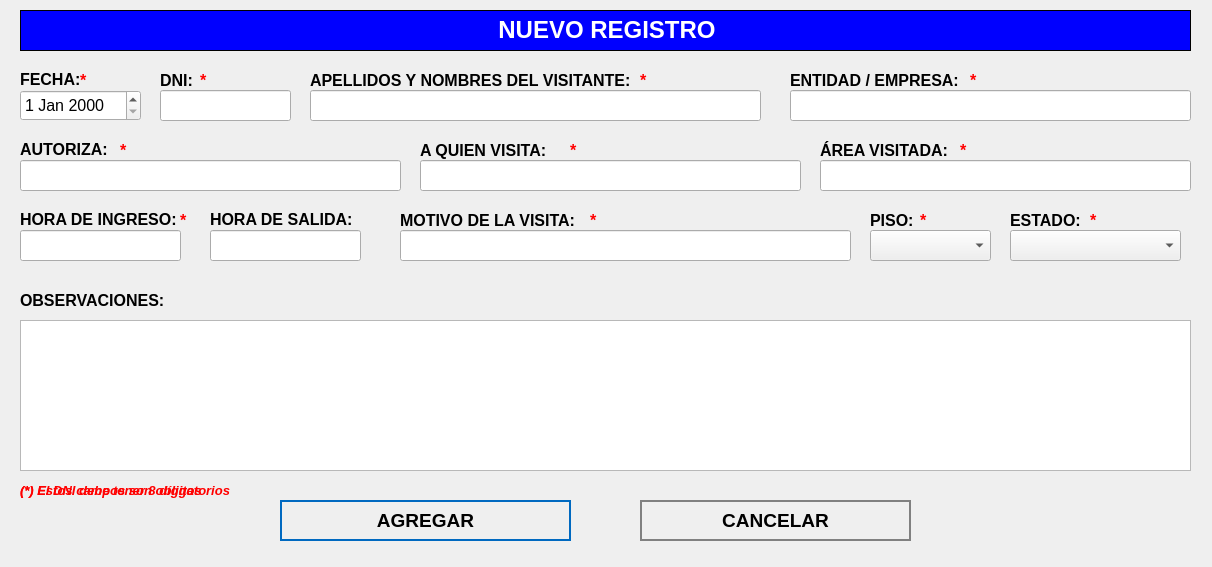
<?xml version="1.0" encoding="UTF-8"?>
<ui version="4.0">
 <class>NewBook</class>
 <widget class="QWidget" name="NewBook">
  <property name="geometry">
   <rect>
    <x>0</x>
    <y>0</y>
    <width>1212</width>
    <height>567</height>
   </rect>
  </property>
  <property name="windowTitle">
   <string>Nuevo Registro</string>
  </property>
  <property name="styleSheet">
   <string notr="true">QPushButton
{	
	height: 2em;
 	border-style: solid;
	border-width: 2px;
 	border-color: grey;
	font-weight: bold;
}

QPushButton:hover
{
   	background-color:grey;
	color:white;
}</string>
  </property>
  <widget class="QLabel" name="label">
   <property name="geometry">
    <rect>
     <x>20</x>
     <y>10</y>
     <width>1171</width>
     <height>41</height>
    </rect>
   </property>
   <property name="font">
    <font>
     <underline>false</underline>
    </font>
   </property>
   <property name="autoFillBackground">
    <bool>false</bool>
   </property>
   <property name="styleSheet">
    <string notr="true">background-color: blue;</string>
   </property>
   <property name="frameShape">
    <enum>QFrame::Box</enum>
   </property>
   <property name="text">
    <string>&lt;html&gt;&lt;head/&gt;&lt;body&gt;&lt;p align=&quot;center&quot;&gt;&lt;span style=&quot; font-size:18pt; font-weight:600; color:#ffffff;&quot;&gt;NUEVO REGISTRO&lt;/span&gt;&lt;/p&gt;&lt;/body&gt;&lt;/html&gt;</string>
   </property>
  </widget>
  <widget class="QLabel" name="label_autoriza">
   <property name="geometry">
    <rect>
     <x>20</x>
     <y>140</y>
     <width>101</width>
     <height>16</height>
    </rect>
   </property>
   <property name="text">
    <string>&lt;html&gt;&lt;head/&gt;&lt;body&gt;&lt;p&gt;&lt;span style=&quot; font-size:12pt; font-weight:600;&quot;&gt;AUTORIZA:&lt;/span&gt;&lt;/p&gt;&lt;/body&gt;&lt;/html&gt;</string>
   </property>
  </widget>
  <widget class="QLineEdit" name="titleLineEdit">
   <property name="geometry">
    <rect>
     <x>20</x>
     <y>160</y>
     <width>381</width>
     <height>31</height>
    </rect>
   </property>
   <property name="font">
    <font>
     <pointsize>12</pointsize>
    </font>
   </property>
  </widget>
  <widget class="QLineEdit" name="categoryLineEdit">
   <property name="geometry">
    <rect>
     <x>420</x>
     <y>160</y>
     <width>381</width>
     <height>31</height>
    </rect>
   </property>
   <property name="font">
    <font>
     <pointsize>12</pointsize>
    </font>
   </property>
  </widget>
  <widget class="QTextEdit" name="descriptionTextedit">
   <property name="geometry">
    <rect>
     <x>20</x>
     <y>320</y>
     <width>1171</width>
     <height>151</height>
    </rect>
   </property>
   <property name="font">
    <font>
     <pointsize>12</pointsize>
    </font>
   </property>
  </widget>
  <widget class="QPushButton" name="addButton">
   <property name="geometry">
    <rect>
     <x>280</x>
     <y>500</y>
     <width>291</width>
     <height>41</height>
    </rect>
   </property>
   <property name="font">
    <font>
     <pointsize>14</pointsize>
     <weight>75</weight>
     <bold>true</bold>
    </font>
   </property>
   <property name="cursor">
    <cursorShape>PointingHandCursor</cursorShape>
   </property>
   <property name="styleSheet">
    <string notr="true">QPushButton
{	
	height: 2em;
 	border-style: solid;
	border-width: 2px;
 	border-color: #0069c0;
	font-weight: bold;
}

QPushButton:hover
{
   	background-color:#0069c0;
	color:white;
}</string>
   </property>
   <property name="text">
    <string>AGREGAR</string>
   </property>
   <property name="icon">
    <iconset>
     <normaloff>../assets/icons/add-icon.png</normaloff>../assets/icons/add-icon.png</iconset>
   </property>
   <property name="iconSize">
    <size>
     <width>30</width>
     <height>30</height>
    </size>
   </property>
   <property name="autoDefault">
    <bool>true</bool>
   </property>
   <property name="default">
    <bool>true</bool>
   </property>
   <property name="flat">
    <bool>true</bool>
   </property>
  </widget>
  <widget class="QPushButton" name="cancelButton">
   <property name="geometry">
    <rect>
     <x>640</x>
     <y>500</y>
     <width>271</width>
     <height>41</height>
    </rect>
   </property>
   <property name="font">
    <font>
     <pointsize>14</pointsize>
     <weight>75</weight>
     <bold>true</bold>
    </font>
   </property>
   <property name="cursor">
    <cursorShape>PointingHandCursor</cursorShape>
   </property>
   <property name="styleSheet">
    <string notr="true">QPushButton
{	
	height: 2em;
 	border-style: solid;
	border-width: 2px;
 	border-color: grey;
	font-weight: bold;
}

QPushButton:hover
{
   	background-color:grey;
	color:white;
}</string>
   </property>
   <property name="text">
    <string>CANCELAR</string>
   </property>
   <property name="icon">
    <iconset>
     <normaloff>../assets/icons/cancel-icon.png</normaloff>../assets/icons/cancel-icon.png</iconset>
   </property>
   <property name="iconSize">
    <size>
     <width>30</width>
     <height>30</height>
    </size>
   </property>
   <property name="autoDefault">
    <bool>true</bool>
   </property>
   <property name="default">
    <bool>true</bool>
   </property>
   <property name="flat">
    <bool>true</bool>
   </property>
  </widget>
  <widget class="QLabel" name="label_aquienVisita">
   <property name="geometry">
    <rect>
     <x>420</x>
     <y>140</y>
     <width>191</width>
     <height>21</height>
    </rect>
   </property>
   <property name="text">
    <string>&lt;html&gt;&lt;head/&gt;&lt;body&gt;&lt;p&gt;&lt;span style=&quot; font-size:12pt; font-weight:600;&quot;&gt;A QUIEN VISITA:&lt;/span&gt;&lt;/p&gt;&lt;/body&gt;&lt;/html&gt;</string>
   </property>
  </widget>
  <widget class="QDateEdit" name="dateEditNuevo">
   <property name="geometry">
    <rect>
     <x>20</x>
     <y>90</y>
     <width>121</width>
     <height>31</height>
    </rect>
   </property>
   <property name="font">
    <font>
     <pointsize>12</pointsize>
    </font>
   </property>
  </widget>
  <widget class="QLabel" name="label_area">
   <property name="geometry">
    <rect>
     <x>820</x>
     <y>140</y>
     <width>191</width>
     <height>21</height>
    </rect>
   </property>
   <property name="text">
    <string>&lt;html&gt;&lt;head/&gt;&lt;body&gt;&lt;p&gt;&lt;span style=&quot; font-size:12pt; font-weight:600;&quot;&gt;ÁREA VISITADA:&lt;/span&gt;&lt;/p&gt;&lt;/body&gt;&lt;/html&gt;</string>
   </property>
  </widget>
  <widget class="QLineEdit" name="nombreVisitanteLineEdit">
   <property name="geometry">
    <rect>
     <x>310</x>
     <y>90</y>
     <width>451</width>
     <height>31</height>
    </rect>
   </property>
   <property name="font">
    <font>
     <pointsize>12</pointsize>
    </font>
   </property>
  </widget>
  <widget class="QLabel" name="label_fecha">
   <property name="geometry">
    <rect>
     <x>20</x>
     <y>70</y>
     <width>101</width>
     <height>16</height>
    </rect>
   </property>
   <property name="text">
    <string>&lt;html&gt;&lt;head/&gt;&lt;body&gt;&lt;p&gt;&lt;span style=&quot; font-size:12pt; font-weight:600;&quot;&gt;FECHA:&lt;/span&gt;&lt;/p&gt;&lt;/body&gt;&lt;/html&gt;</string>
   </property>
  </widget>
  <widget class="QLabel" name="label_visitante">
   <property name="geometry">
    <rect>
     <x>310</x>
     <y>70</y>
     <width>341</width>
     <height>21</height>
    </rect>
   </property>
   <property name="text">
    <string>&lt;html&gt;&lt;head/&gt;&lt;body&gt;&lt;p&gt;&lt;span style=&quot; font-size:12pt; font-weight:600;&quot;&gt;APELLIDOS Y NOMBRES DEL VISITANTE:&lt;/span&gt;&lt;/p&gt;&lt;/body&gt;&lt;/html&gt;</string>
   </property>
  </widget>
  <widget class="QLabel" name="label_4">
   <property name="geometry">
    <rect>
     <x>20</x>
     <y>290</y>
     <width>151</width>
     <height>21</height>
    </rect>
   </property>
   <property name="text">
    <string>&lt;html&gt;&lt;head/&gt;&lt;body&gt;&lt;p&gt;&lt;span style=&quot; font-size:12pt; font-weight:600;&quot;&gt;OBSERVACIONES:&lt;/span&gt;&lt;/p&gt;&lt;/body&gt;&lt;/html&gt;</string>
   </property>
  </widget>
  <widget class="QLineEdit" name="categoryLineEditEntidadEmpresa">
   <property name="geometry">
    <rect>
     <x>790</x>
     <y>90</y>
     <width>401</width>
     <height>31</height>
    </rect>
   </property>
   <property name="font">
    <font>
     <pointsize>12</pointsize>
    </font>
   </property>
  </widget>
  <widget class="QLabel" name="label_entidad">
   <property name="geometry">
    <rect>
     <x>790</x>
     <y>70</y>
     <width>341</width>
     <height>21</height>
    </rect>
   </property>
   <property name="text">
    <string>&lt;html&gt;&lt;head/&gt;&lt;body&gt;&lt;p&gt;&lt;span style=&quot; font-size:12pt; font-weight:600;&quot;&gt;ENTIDAD / EMPRESA:&lt;/span&gt;&lt;/p&gt;&lt;/body&gt;&lt;/html&gt;</string>
   </property>
  </widget>
  <widget class="QLabel" name="label_horaIngreso">
   <property name="geometry">
    <rect>
     <x>20</x>
     <y>210</y>
     <width>171</width>
     <height>16</height>
    </rect>
   </property>
   <property name="text">
    <string>&lt;html&gt;&lt;head/&gt;&lt;body&gt;&lt;p&gt;&lt;span style=&quot; font-size:12pt; font-weight:600;&quot;&gt;HORA DE INGRESO:&lt;/span&gt;&lt;/p&gt;&lt;/body&gt;&lt;/html&gt;</string>
   </property>
  </widget>
  <widget class="QLabel" name="label_horaSalida">
   <property name="geometry">
    <rect>
     <x>210</x>
     <y>210</y>
     <width>171</width>
     <height>16</height>
    </rect>
   </property>
   <property name="text">
    <string>&lt;html&gt;&lt;head/&gt;&lt;body&gt;&lt;p&gt;&lt;span style=&quot; font-size:12pt; font-weight:600;&quot;&gt;HORA DE SALIDA:&lt;/span&gt;&lt;/p&gt;&lt;/body&gt;&lt;/html&gt;</string>
   </property>
  </widget>
  <widget class="QLabel" name="label_motivoVisita">
   <property name="geometry">
    <rect>
     <x>400</x>
     <y>210</y>
     <width>341</width>
     <height>21</height>
    </rect>
   </property>
   <property name="text">
    <string>&lt;html&gt;&lt;head/&gt;&lt;body&gt;&lt;p&gt;&lt;span style=&quot; font-size:12pt; font-weight:600;&quot;&gt;MOTIVO DE LA VISITA:&lt;/span&gt;&lt;/p&gt;&lt;/body&gt;&lt;/html&gt;</string>
   </property>
  </widget>
  <widget class="QLineEdit" name="dniLineEdit">
   <property name="geometry">
    <rect>
     <x>160</x>
     <y>90</y>
     <width>131</width>
     <height>31</height>
    </rect>
   </property>
   <property name="font">
    <font>
     <pointsize>12</pointsize>
    </font>
   </property>
  </widget>
  <widget class="QLabel" name="label_dni">
   <property name="geometry">
    <rect>
     <x>160</x>
     <y>70</y>
     <width>91</width>
     <height>21</height>
    </rect>
   </property>
   <property name="text">
    <string>&lt;html&gt;&lt;head/&gt;&lt;body&gt;&lt;p&gt;&lt;span style=&quot; font-size:12pt; font-weight:600;&quot;&gt;DNI:&lt;/span&gt;&lt;/p&gt;&lt;/body&gt;&lt;/html&gt;</string>
   </property>
  </widget>
  <widget class="QLabel" name="label_piso">
   <property name="geometry">
    <rect>
     <x>870</x>
     <y>210</y>
     <width>51</width>
     <height>21</height>
    </rect>
   </property>
   <property name="text">
    <string>&lt;html&gt;&lt;head/&gt;&lt;body&gt;&lt;p&gt;&lt;span style=&quot; font-size:12pt; font-weight:600;&quot;&gt;PISO:&lt;/span&gt;&lt;/p&gt;&lt;/body&gt;&lt;/html&gt;</string>
   </property>
  </widget>
  <widget class="QComboBox" name="comboBoxPiso">
   <property name="geometry">
    <rect>
     <x>870</x>
     <y>230</y>
     <width>121</width>
     <height>31</height>
    </rect>
   </property>
   <property name="font">
    <font>
     <pointsize>12</pointsize>
    </font>
   </property>
   <property name="editable">
    <bool>false</bool>
   </property>
  </widget>
  <widget class="QLabel" name="label_estado">
   <property name="geometry">
    <rect>
     <x>1010</x>
     <y>210</y>
     <width>71</width>
     <height>21</height>
    </rect>
   </property>
   <property name="text">
    <string>&lt;html&gt;&lt;head/&gt;&lt;body&gt;&lt;p&gt;&lt;span style=&quot; font-size:12pt; font-weight:600;&quot;&gt;ESTADO:&lt;/span&gt;&lt;/p&gt;&lt;/body&gt;&lt;/html&gt;</string>
   </property>
  </widget>
  <widget class="QLineEdit" name="horaIngresoLineEdit">
   <property name="geometry">
    <rect>
     <x>20</x>
     <y>230</y>
     <width>161</width>
     <height>31</height>
    </rect>
   </property>
   <property name="font">
    <font>
     <pointsize>12</pointsize>
    </font>
   </property>
  </widget>
  <widget class="QLineEdit" name="horaSalidaLineEdit">
   <property name="geometry">
    <rect>
     <x>210</x>
     <y>230</y>
     <width>151</width>
     <height>31</height>
    </rect>
   </property>
   <property name="font">
    <font>
     <pointsize>12</pointsize>
    </font>
   </property>
  </widget>
  <widget class="QLabel" name="label_nota_obligatoria">
   <property name="geometry">
    <rect>
     <x>20</x>
     <y>480</y>
     <width>281</width>
     <height>21</height>
    </rect>
   </property>
   <property name="text">
    <string>&lt;html&gt;&lt;head/&gt;&lt;body&gt;&lt;p&gt;&lt;span style=&quot; font-size:10pt; font-weight:600; font-style:italic; color:#ff0000;&quot;&gt;(*) Estos campos son obligatorios&lt;/span&gt;&lt;/p&gt;&lt;/body&gt;&lt;/html&gt;</string>
   </property>
  </widget>
  <widget class="QLabel" name="ast_autoriza">
   <property name="geometry">
    <rect>
     <x>120</x>
     <y>140</y>
     <width>21</width>
     <height>21</height>
    </rect>
   </property>
   <property name="text">
    <string>&lt;html&gt;&lt;head/&gt;&lt;body&gt;&lt;p&gt;&lt;span style=&quot; font-size:12pt; font-weight:600; color:#ff0000;&quot;&gt;*&lt;/span&gt;&lt;/p&gt;&lt;/body&gt;&lt;/html&gt;</string>
   </property>
  </widget>
  <widget class="QLabel" name="ast_aquienvisita">
   <property name="geometry">
    <rect>
     <x>570</x>
     <y>140</y>
     <width>21</width>
     <height>21</height>
    </rect>
   </property>
   <property name="text">
    <string>&lt;html&gt;&lt;head/&gt;&lt;body&gt;&lt;p&gt;&lt;span style=&quot; font-size:12pt; font-weight:600; color:#ff0000;&quot;&gt;*&lt;/span&gt;&lt;/p&gt;&lt;/body&gt;&lt;/html&gt;</string>
   </property>
  </widget>
  <widget class="QLabel" name="ast_area">
   <property name="geometry">
    <rect>
     <x>960</x>
     <y>140</y>
     <width>21</width>
     <height>21</height>
    </rect>
   </property>
   <property name="text">
    <string>&lt;html&gt;&lt;head/&gt;&lt;body&gt;&lt;p&gt;&lt;span style=&quot; font-size:12pt; font-weight:600; color:#ff0000;&quot;&gt;*&lt;/span&gt;&lt;/p&gt;&lt;/body&gt;&lt;/html&gt;</string>
   </property>
  </widget>
  <widget class="QLabel" name="ast_entidadempresa">
   <property name="geometry">
    <rect>
     <x>970</x>
     <y>70</y>
     <width>21</width>
     <height>21</height>
    </rect>
   </property>
   <property name="text">
    <string>&lt;html&gt;&lt;head/&gt;&lt;body&gt;&lt;p&gt;&lt;span style=&quot; font-size:12pt; font-weight:600; color:#ff0000;&quot;&gt;*&lt;/span&gt;&lt;/p&gt;&lt;/body&gt;&lt;/html&gt;</string>
   </property>
  </widget>
  <widget class="QLabel" name="ast_piso">
   <property name="geometry">
    <rect>
     <x>920</x>
     <y>210</y>
     <width>21</width>
     <height>21</height>
    </rect>
   </property>
   <property name="text">
    <string>&lt;html&gt;&lt;head/&gt;&lt;body&gt;&lt;p&gt;&lt;span style=&quot; font-size:12pt; font-weight:600; color:#ff0000;&quot;&gt;*&lt;/span&gt;&lt;/p&gt;&lt;/body&gt;&lt;/html&gt;</string>
   </property>
  </widget>
  <widget class="QLabel" name="ast_estado">
   <property name="geometry">
    <rect>
     <x>1090</x>
     <y>210</y>
     <width>21</width>
     <height>21</height>
    </rect>
   </property>
   <property name="text">
    <string>&lt;html&gt;&lt;head/&gt;&lt;body&gt;&lt;p&gt;&lt;span style=&quot; font-size:12pt; font-weight:600; color:#ff0000;&quot;&gt;*&lt;/span&gt;&lt;/p&gt;&lt;/body&gt;&lt;/html&gt;</string>
   </property>
  </widget>
  <widget class="QLabel" name="ast_motivo">
   <property name="geometry">
    <rect>
     <x>590</x>
     <y>210</y>
     <width>21</width>
     <height>21</height>
    </rect>
   </property>
   <property name="text">
    <string>&lt;html&gt;&lt;head/&gt;&lt;body&gt;&lt;p&gt;&lt;span style=&quot; font-size:12pt; font-weight:600; color:#ff0000;&quot;&gt;*&lt;/span&gt;&lt;/p&gt;&lt;/body&gt;&lt;/html&gt;</string>
   </property>
  </widget>
  <widget class="QLabel" name="ast_dni">
   <property name="geometry">
    <rect>
     <x>200</x>
     <y>70</y>
     <width>21</width>
     <height>21</height>
    </rect>
   </property>
   <property name="text">
    <string>&lt;html&gt;&lt;head/&gt;&lt;body&gt;&lt;p&gt;&lt;span style=&quot; font-size:12pt; font-weight:600; color:#ff0000;&quot;&gt;*&lt;/span&gt;&lt;/p&gt;&lt;/body&gt;&lt;/html&gt;</string>
   </property>
  </widget>
  <widget class="QLabel" name="ast_horaingreso">
   <property name="geometry">
    <rect>
     <x>180</x>
     <y>210</y>
     <width>21</width>
     <height>21</height>
    </rect>
   </property>
   <property name="text">
    <string>&lt;html&gt;&lt;head/&gt;&lt;body&gt;&lt;p&gt;&lt;span style=&quot; font-size:12pt; font-weight:600; color:#ff0000;&quot;&gt;*&lt;/span&gt;&lt;/p&gt;&lt;/body&gt;&lt;/html&gt;</string>
   </property>
  </widget>
  <widget class="QLabel" name="ast_fecha">
   <property name="geometry">
    <rect>
     <x>80</x>
     <y>70</y>
     <width>21</width>
     <height>21</height>
    </rect>
   </property>
   <property name="text">
    <string>&lt;html&gt;&lt;head/&gt;&lt;body&gt;&lt;p&gt;&lt;span style=&quot; font-size:12pt; font-weight:600; color:#ff0000;&quot;&gt;*&lt;/span&gt;&lt;/p&gt;&lt;/body&gt;&lt;/html&gt;</string>
   </property>
  </widget>
  <widget class="QLabel" name="ast_visitante">
   <property name="geometry">
    <rect>
     <x>640</x>
     <y>70</y>
     <width>21</width>
     <height>21</height>
    </rect>
   </property>
   <property name="text">
    <string>&lt;html&gt;&lt;head/&gt;&lt;body&gt;&lt;p&gt;&lt;span style=&quot; font-size:12pt; font-weight:600; color:#ff0000;&quot;&gt;*&lt;/span&gt;&lt;/p&gt;&lt;/body&gt;&lt;/html&gt;</string>
   </property>
  </widget>
  <widget class="QComboBox" name="comboBoxEstado">
   <property name="geometry">
    <rect>
     <x>1010</x>
     <y>230</y>
     <width>171</width>
     <height>31</height>
    </rect>
   </property>
   <property name="font">
    <font>
     <pointsize>12</pointsize>
    </font>
   </property>
   <property name="editable">
    <bool>false</bool>
   </property>
  </widget>
  <widget class="QLineEdit" name="motivoVisitaLineEdit">
   <property name="geometry">
    <rect>
     <x>400</x>
     <y>230</y>
     <width>451</width>
     <height>31</height>
    </rect>
   </property>
   <property name="font">
    <font>
     <pointsize>12</pointsize>
    </font>
   </property>
  </widget>
  <widget class="QLabel" name="label_advertencia_dni">
   <property name="geometry">
    <rect>
     <x>20</x>
     <y>480</y>
     <width>251</width>
     <height>21</height>
    </rect>
   </property>
   <property name="text">
    <string>&lt;html&gt;&lt;head/&gt;&lt;body&gt;&lt;p&gt;&lt;span style=&quot; font-size:10pt; font-weight:600; font-style:italic; color:#ff0000;&quot;&gt;(*) El DNI debe tener 8 dígitos&lt;/span&gt;&lt;/p&gt;&lt;/body&gt;&lt;/html&gt;</string>
   </property>
  </widget>
  <widget class="QLineEdit" name="areaVisitadaLineEdit">
   <property name="geometry">
    <rect>
     <x>820</x>
     <y>160</y>
     <width>371</width>
     <height>31</height>
    </rect>
   </property>
   <property name="font">
    <font>
     <pointsize>12</pointsize>
    </font>
   </property>
  </widget>
 </widget>
 <tabstops>
  <tabstop>dniLineEdit</tabstop>
  <tabstop>nombreVisitanteLineEdit</tabstop>
  <tabstop>categoryLineEditEntidadEmpresa</tabstop>
  <tabstop>titleLineEdit</tabstop>
  <tabstop>categoryLineEdit</tabstop>
  <tabstop>areaVisitadaLineEdit</tabstop>
  <tabstop>horaIngresoLineEdit</tabstop>
  <tabstop>horaSalidaLineEdit</tabstop>
  <tabstop>motivoVisitaLineEdit</tabstop>
  <tabstop>comboBoxPiso</tabstop>
  <tabstop>comboBoxEstado</tabstop>
  <tabstop>descriptionTextedit</tabstop>
  <tabstop>addButton</tabstop>
  <tabstop>cancelButton</tabstop>
  <tabstop>dateEditNuevo</tabstop>
 </tabstops>
 <resources/>
 <connections/>
</ui>
